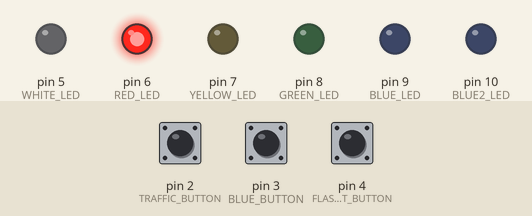
Simulated run of this sketch. Board: Arduino Uno, built with avr-gcc and run on an emulated ATmega328P. Shown: output pins drawn as LEDs (lit = HIGH). Dashed ring = blinking. The test bench sets the inputs (shaded band); at power-on: pin 3 (BLUE_BUTTON) HIGH, pin 2 (TRAFFIC_BUTTON) HIGH, pin 4 (FLASHLIGHT_BUTTON) HIGH.

Above: at 1.2 s.
1.3 s: pin 3 (BLUE_BUTTON) pulled LOW for 1 s
At 1.75 s:
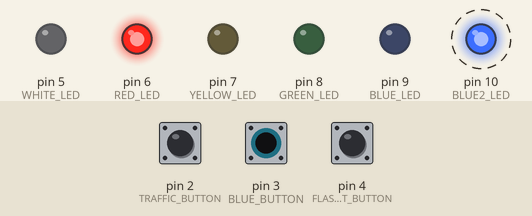
4.3 s: pin 2 (TRAFFIC_BUTTON) pulled LOW for 3.2 s
At 5.6 s:
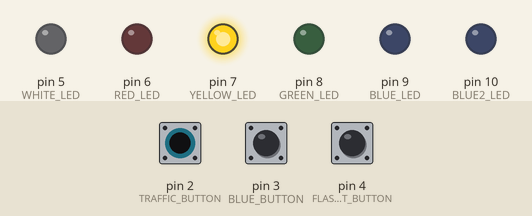
9.8 s: pin 4 (FLASHLIGHT_BUTTON) pulled LOW for 0.15 s
At 10.2 s:
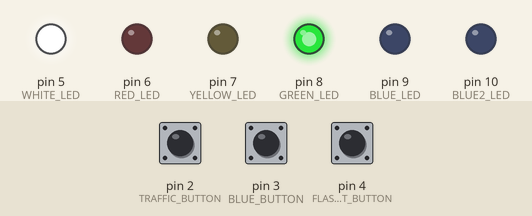
11.4 s: pin 2 (TRAFFIC_BUTTON) pulled LOW for 0.15 s
At 12.6 s:
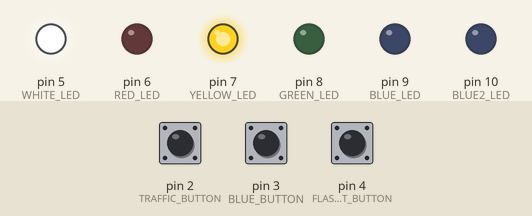
14.5 s: pin 3 (BLUE_BUTTON) pulled LOW for 0.15 s
At 15.1 s:
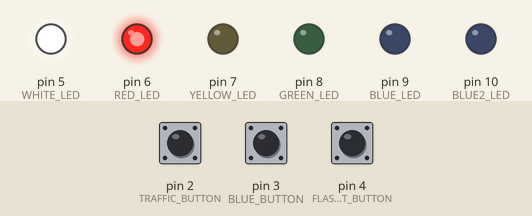
16.1 s: pin 2 (TRAFFIC_BUTTON) pulled LOW for 1 s
At 16.9 s:
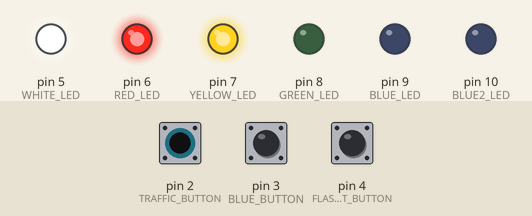
Timing chart, 0 to 19.1 s (numbered marks = the images above; inputs shaded):
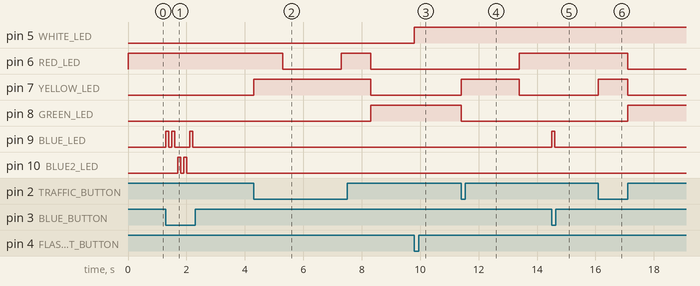

Measured:
- after the input at 1.3 s, pin 9 (BLUE_LED): goes HIGH 0.10 s, LOW 0.10 s, HIGH 0.10 s, LOW 0.50 s, HIGH 0.10 s, then LOW, starting at once; pin 10 (BLUE2_LED): alternates HIGH for 0.10 s and LOW for 0.10 s, 4 changes in all, then stays LOW, starting after 0.40 s
- after the input at 4.3 s, pin 6 (RED_LED): HIGH → LOW after 1.0 s, → HIGH 2.0 s later, → LOW 1.0 s later; pin 7 (YELLOW_LED): LOW → HIGH at once, → LOW 4.0 s later; pin 8 (GREEN_LED): LOW → HIGH after 4.0 s
- after the input at 9.8 s, pin 5 (WHITE_LED): LOW → HIGH at once
- after the input at 11.4 s, pin 6 (RED_LED): LOW → HIGH after 2.0 s; pin 7 (YELLOW_LED): LOW → HIGH at once, → LOW 2.0 s later; pin 8 (GREEN_LED): HIGH → LOW at once
- after the input at 14.5 s, pin 9 (BLUE_LED): LOW → HIGH at once, → LOW 0.10 s later
- after the input at 16.1 s, pin 6 (RED_LED): HIGH → LOW after 1.0 s; pin 7 (YELLOW_LED): LOW → HIGH at once, → LOW 1.0 s later; pin 8 (GREEN_LED): LOW → HIGH after 1.0 s

The sketch:

ampel.ino
```cpp
/*
 * ampel-ino
 *
 * für Vincent :-*
*/

#define TRAFFIC_BUTTON    2
#define BLUE_BUTTON       3
#define FLASHLIGHT_BUTTON 4
#define RED_LED           6
#define YELLOW_LED        7
#define GREEN_LED         8
#define BLUE_LED          9
#define WHITE_LED         5
#define BLUE2_LED         10

#define BUTTON_PRESSED  LOW
#define BUTTON_RELEASED HIGH

void setup() {
  pinMode(TRAFFIC_BUTTON, INPUT_PULLUP);
  pinMode(BLUE_BUTTON, INPUT_PULLUP);
  pinMode(FLASHLIGHT_BUTTON, INPUT_PULLUP);
  pinMode(RED_LED, OUTPUT);
  pinMode(YELLOW_LED, OUTPUT);
  pinMode(GREEN_LED, OUTPUT);
  pinMode(BLUE_LED, OUTPUT);
  pinMode(BLUE2_LED, OUTPUT);
  pinMode(WHITE_LED, OUTPUT);

  digitalWrite(RED_LED, HIGH);
}

void loop() {
  trafficLight();
  flashBlue();
  switcher();
}


static bool lastButtonState = BUTTON_RELEASED;
static unsigned long switchTime = 0;
void switcher() {
  if(millis() > switchTime + 250 )
  {
    if (digitalRead(FLASHLIGHT_BUTTON) == BUTTON_PRESSED &&
        lastButtonState == BUTTON_RELEASED)
    {
      if(digitalRead(WHITE_LED) == LOW)
      {
        digitalWrite(WHITE_LED, HIGH);
      } else {
        digitalWrite(WHITE_LED, LOW);
      }
      switchTime = millis();
    }
    lastButtonState = digitalRead(FLASHLIGHT_BUTTON);
  }
}


static int flashSequence[] = { 1, 0, 1, 0, 2, 0, 2, 0 };
static unsigned long flashTime = 0;
static int flashIndex = 0;
void flashBlue() {
  if (digitalRead(BLUE_BUTTON) == BUTTON_PRESSED)
  {
    if(millis() > flashTime + 100)
    {
      switch(flashSequence[flashIndex])
      {
        case 1:
          digitalWrite(BLUE_LED, HIGH);
          digitalWrite(BLUE2_LED, LOW);
          break;

        case 2:
          digitalWrite(BLUE_LED, LOW);
          digitalWrite(BLUE2_LED, HIGH);
          break;

        case 0:
          digitalWrite(BLUE_LED, LOW);
          digitalWrite(BLUE2_LED, LOW);
          break;

        default:
          break;
      }
      if( flashIndex < (sizeof(flashSequence)/sizeof(int))-1 ) {
        flashIndex++;
      } else {
        flashIndex = 0;
      }
      flashTime = millis();
    }
  }
  else
  {
    digitalWrite(BLUE_LED, LOW);
    digitalWrite(BLUE2_LED, LOW);
    flashIndex = 0;
  }
}


enum states {
  wait_for_button,
  red,
  red_yellow,
  wait_for_green,
  green,
  yellow,
  wait_for_red,
};

void trafficLight() {
  static states state = wait_for_button;
  static unsigned long ts = 0;

  switch ( state )
  {
    case wait_for_button:
      if (digitalRead(TRAFFIC_BUTTON) == BUTTON_PRESSED) {
        if( digitalRead(RED_LED) == HIGH )
        {
          state = red_yellow;
        }
        else
        {
          state = yellow;
        }
        ts = millis();
      }
      break;

    case red_yellow:
      digitalWrite(RED_LED, HIGH);
      digitalWrite(YELLOW_LED, HIGH);
      state = wait_for_green;
      break;

    case wait_for_green:
      if(millis() > ts + 1000)
      {
       state = green;
      }
      break;

    case green:
      digitalWrite(RED_LED, LOW);
      digitalWrite(YELLOW_LED, LOW);
      digitalWrite(GREEN_LED, HIGH);
      state = wait_for_button;
      break;

    case yellow:
      digitalWrite(GREEN_LED, LOW);
      digitalWrite(YELLOW_LED, HIGH);
      state = wait_for_red;
      break;

    case wait_for_red:
      if(millis() > ts + 2000)
      {
        state = red;
      }
      break;

    case red:
      digitalWrite(YELLOW_LED, LOW);
      digitalWrite(RED_LED, HIGH);
      state = wait_for_button;
      break;

    default:
      break;
  }
}
```
